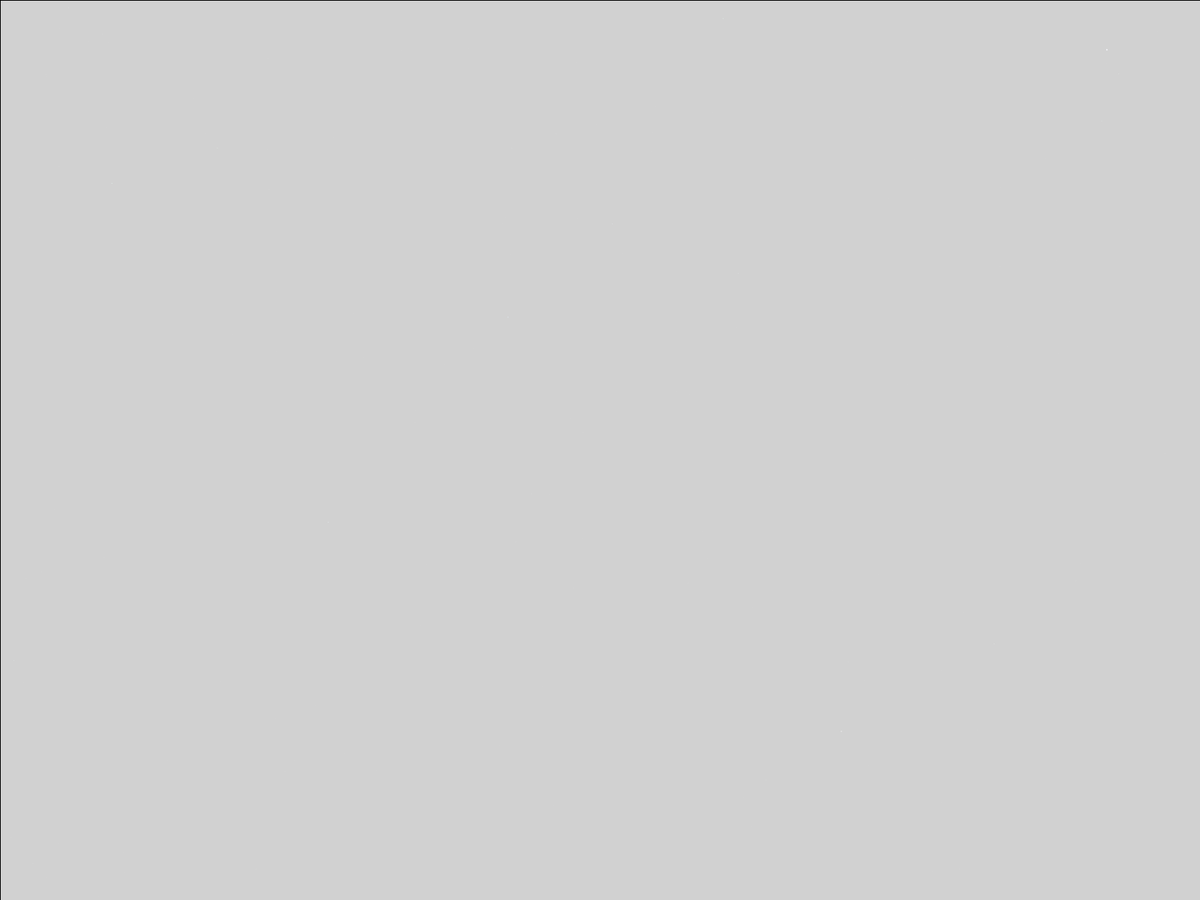
Frame 1 (no input)
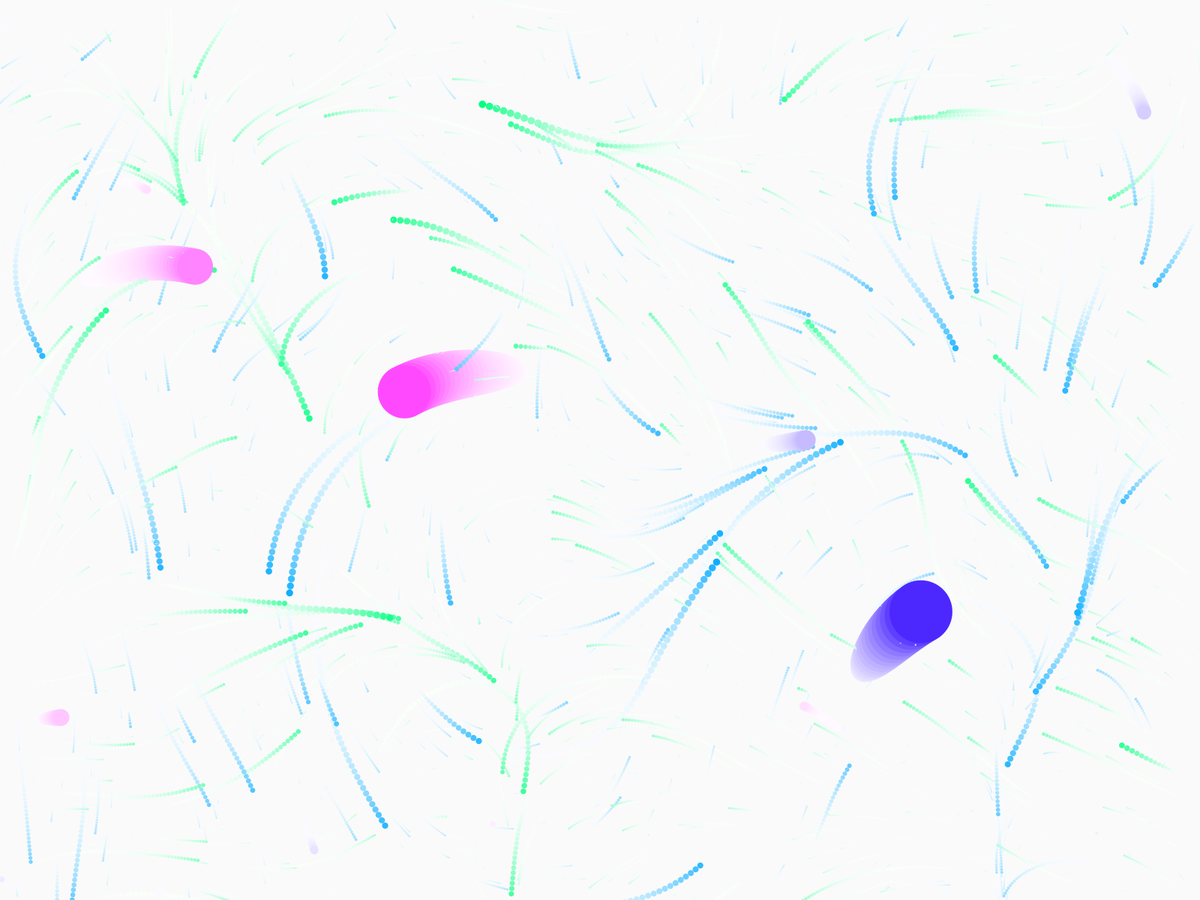
Frame 60 (the mouse pressed at the canvas centre just before this capture)
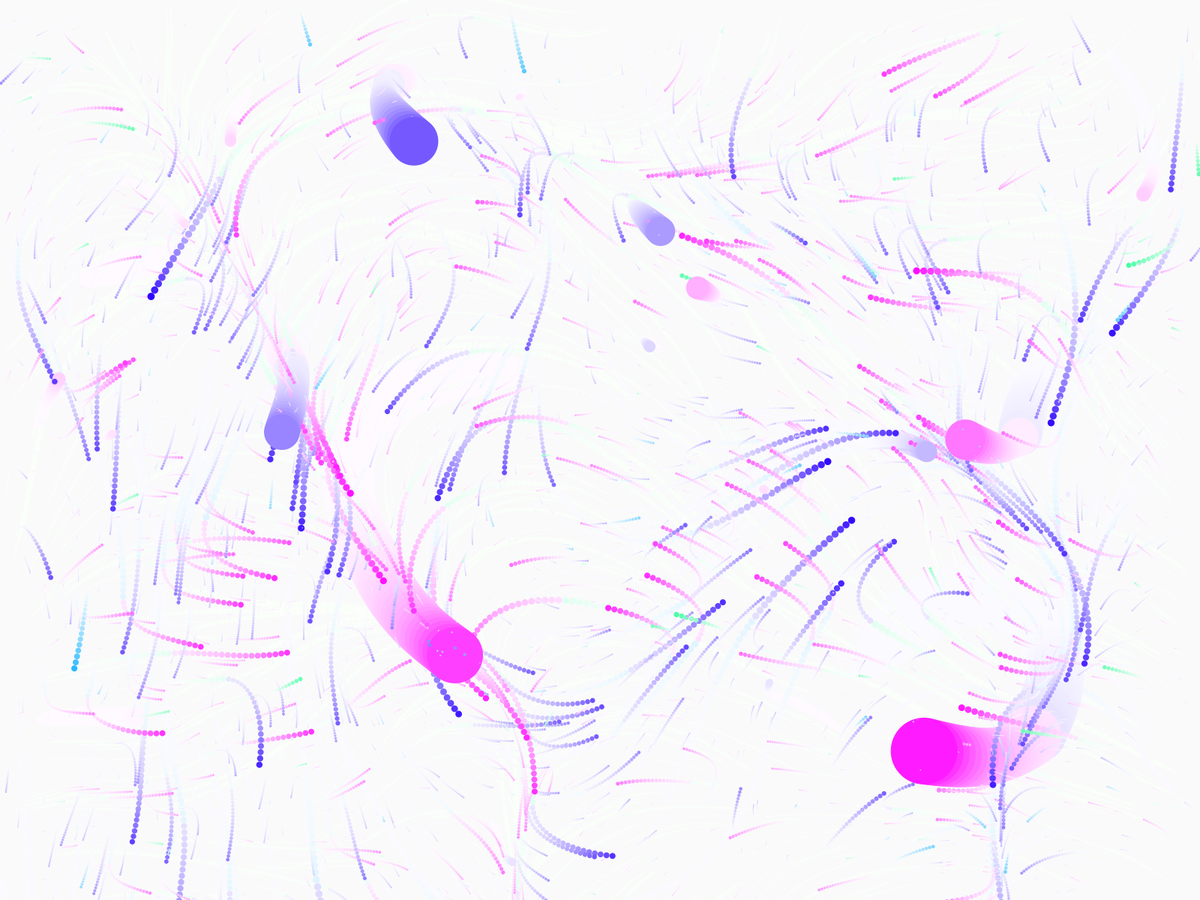
Frame 120 (the mouse held since frame 60 and released just before this capture)

The Processing sketch that drew these frames (run headless with seeded random() and noise(); from frame 60 on, the mouse is pressed at the canvas centre):

// Processing sketch: Spap2Noise
// ── Spap2Noise.pde
ArrayList<Agent> agents1 = new ArrayList<Agent>();
ArrayList<Agent> agents2 = new ArrayList<Agent>();
ArrayList<Agent> agents3 = new ArrayList<Agent>();
ArrayList<Agent> agents4 = new ArrayList<Agent>();
ArrayList<Agent> randomagents = new ArrayList<Agent>();
float acceleration = 1;
float noiseTransion = 0.001;
float rotationMulti = 4;
float speedDecay = 0.5;
int noiseScale = 1000;

float zoff = 0.01;

void setup(){
  fullScreen();
  colorMode(HSB, 360, 100, 100, 100);
  agentReset();
}

void draw(){
  zoff+=noiseTransion;
  fill(360, 10);
  rect(0, 0, width, height);
  noStroke();
  ArrayList<Agent> nagents1 = new ArrayList<Agent>();
  ArrayList<Agent> nagents2 = new ArrayList<Agent>();
  ArrayList<Agent> nagents3 = new ArrayList<Agent>();
  ArrayList<Agent> nagents4 = new ArrayList<Agent>();
  nagents1 = agentUpdate(agents1, 0, 150, true);
  nagents2 = agentUpdate(agents2, 10, 200, true);
  nagents3 = agentUpdate(agents3, 0, 300, true);
  nagents4 = agentUpdate(agents4, 10, 250, true);
  for(int i = 0; i < random(0, 100); i++){
    nagents1.add(createAgent(1));
  }
  for(int i = 0; i < random(0, 100); i++){
    nagents2.add(createAgent(1));
  }
  if(frameCount%10==0){
    nagents3.add(createAgent(10));
  }
  if(frameCount%10==0){
    nagents4.add(createAgent(10));
  }
  ArrayList<Agent> Nrandomagents = new ArrayList<Agent>();
  for(Agent ragent: randomagents){
    switch((int)random(3, 5)){
      case 1:
        //nagents1.add(ragent);
        break;
      case 2:
        //nagents2.add(ragent);
        break;
      case 3:
        nagents3.add(ragent);
        break;
      case 4:
        nagents4.add(ragent);
        break;
      default:
        break;
    }
  }
  agents1 = nagents1;
  agents2 = nagents2;
  agents3 = nagents3;
  agents4 = nagents4;
  randomagents = Nrandomagents;
}

ArrayList<Agent> agentUpdate(ArrayList<Agent> agents, int noiseOff, float colOff, boolean main){
  ArrayList<Agent> pagents = new ArrayList<Agent>();
  for(Agent agent: agents){
    float angle = map(noise(agent.x/noiseScale, agent.y/noiseScale, zoff+noiseOff), 0, 1, 0, PI*rotationMulti);
    agent.speed.x += sin(angle)*acceleration/agent.mass;
    agent.speed.y += cos(angle)*acceleration/agent.mass;
    agent.x += agent.speed.x;
    agent.y += agent.speed.y;
    fill(colOff, agent.speed.mag()*10, 100);
    ellipse(agent.x, agent.y, agent.size*agent.speed.mag(), agent.size*agent.speed.mag());
    if(main){
      agent.speed.mult(0.9);
    }else{
      agent.speed.mult(speedDecay);
    }
    if(random(0, 1000)< 1){
      
    }
    else if(frameCount%100==0){
        randomagents.add(agent);
    }
    else{
      pagents.add(agent);
    }
  }
  return pagents;
}

void agentReset(){
  for(int i = 0; i < 100; i++){
    agents1.add(createAgent(1));  
  }
  for(int i = 0; i < 100; i++){
    agents2.add(createAgent(1));  
  }
  for(int i = 0; i < 1; i++){
    agents3.add(createAgent(10));  
  }
  for(int i = 0; i < 1; i++){
    agents4.add(createAgent(10));  
  }
}

Agent createAgent(int size){
  Agent agent = new Agent();
  agent.speed = new PVector();
  agent.x = random(0, width);
  agent.y = random(0, height);
  agent.size = size;
  agent.mass = random(1, 10);
  agent.col = color(150, 100, 100, 100);
  return agent;
}
// ── class.pde
class Agent{
  PVector speed;
  float x;
  float y;
  float mass;
  float size;
  color col;
}
